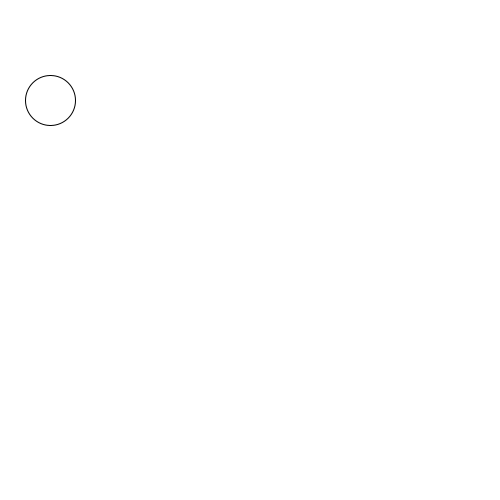
Frame 1 (no input)
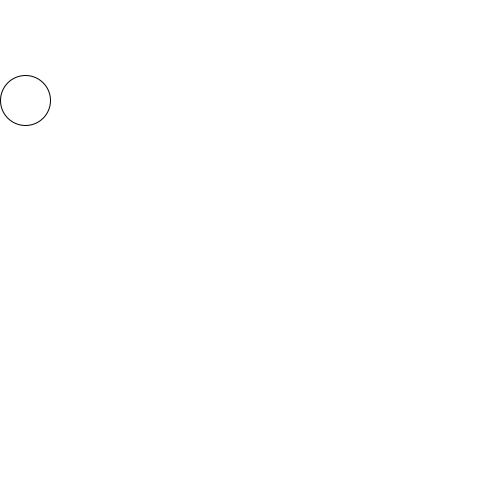
Frame 60 (the mouse pressed at the canvas centre just before this capture)
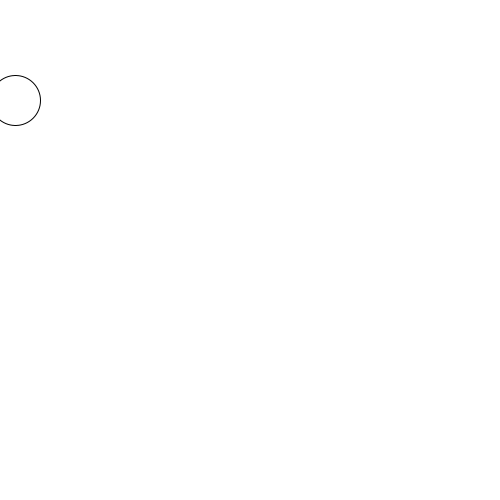
Frame 120 (the mouse held since frame 60 and released just before this capture)

The Processing sketch that drew these frames (run headless with seeded random() and noise(); from frame 60 on, the mouse is pressed at the canvas centre):

// Processing sketch: perpetualMotionMachine
// ── perpetualMotionMachine.pde
int x = 50;
int vx = 0;
int a = 1;

void setup(){
  size(500, 500);
  frameRate(10);
}

void draw() {
  background(255);
  ellipse(x, 100, 50, 50);
  x += vx;
  vx += a;
  if (x > width){
    vx = -vx;
  }
  println(vx);
}
